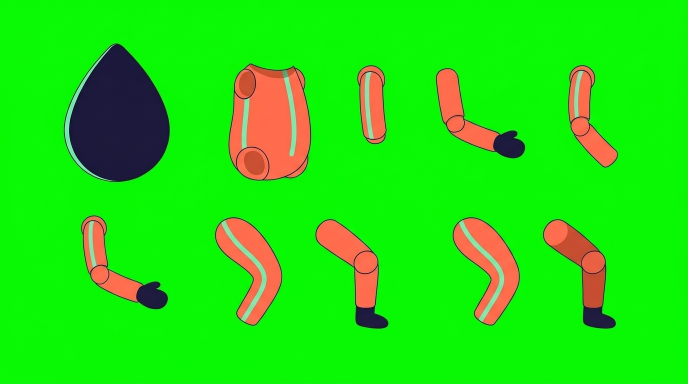
#> input picture dada-dor/assets/rig/gotinha-partes.png, 1376 x 768 px, found by its file name (shown at 1/2 size)
$ python rig_fatiar.py
#> lines starting #> are read from the running program, lines starting #| are printed output that depends on the picture; after the words box and inside, x2 and y2 are one past the last pixel; in counts of white or black regions, pixels touching at a corner belong together
"""Fase 1 do rig: tira o verde chroma da folha de partes e detecta cada peça (componente conexo).

Uso: .venv/bin/python scripts/rig_fatiar.py analisar
Gera exportacao/rig/00_pecas.png (peças numeradas) e exportacao/rig/pecas.json (bbox de cada uma).
"""
import json
import os
import sys

import numpy as np
from PIL import Image, ImageDraw, ImageFont
from scipy import ndimage

FOLHA = "assets/rig/gotinha-partes.png"
OUT = "exportacao/rig"
VERDE = np.array([0, 255, 0], dtype=np.float32)


def sem_verde():
    """Chroma key: 'verdice' = quanto o G passa de R e B. Alfa suave numa faixa de 1 px e despill."""
    rgb = np.asarray(Image.open(FOLHA).convert("RGB")).astype(np.float32)
    r, g, b = rgb[..., 0], rgb[..., 1], rgb[..., 2]
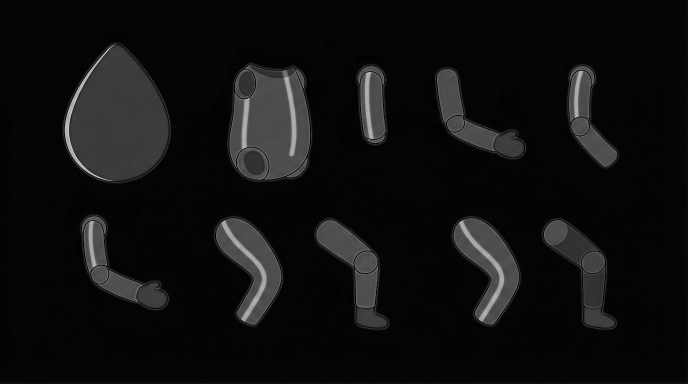
#> b: shape (768, 1376) float32 (shown at 1/2 size); min 0, max 226, mean 15.8
    verdice = g - np.maximum(r, b)
    fundo = verdice > 90                                   # verde chapado
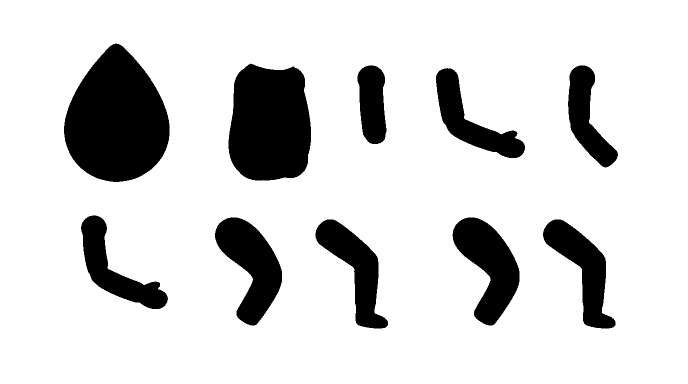
#> fundo: shape (768, 1376) bool (shown at 1/2 size); 84.1% white; 10 black regions, largest, box (x1, y1, x2, y2) and area: (128, 87, 339, 364) 41473, (457, 127, 622, 361) 32758, (430, 435, 564, 651) 15271
    alfa = np.clip((90 - verdice) / 60, 0, 1)             # transição
    alfa[fundo] = 0
    # a borda suave fica restrita a 1 px em volta do fundo
    borda = ndimage.binary_dilation(fundo, iterations=1) & ~fundo
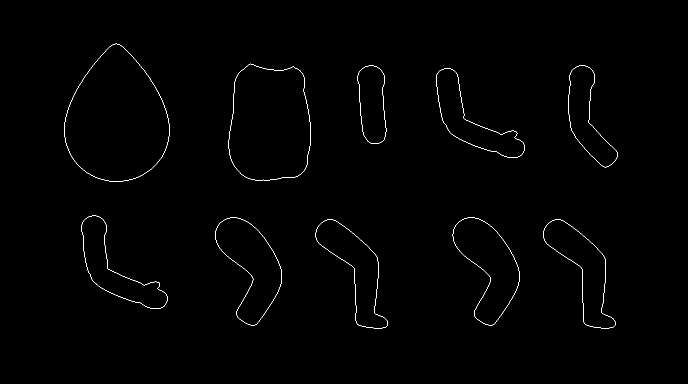
#> borda: shape (768, 1376) bool (shown at 1/2 size); 0.5% white in thin lines or dots, all inside (x1, y1, x2, y2) = (128, 87, 1236, 657)
    alfa = np.where(borda, alfa, np.where(fundo, 0, 1.0))
    # despill: tira o verde que vazou na borda (G não passa do maior entre R e B)
    g2 = np.where(borda, np.minimum(g, np.maximum(r, b)), g)
    rgba = np.dstack([r, g2, b, alfa * 255]).astype(np.uint8)
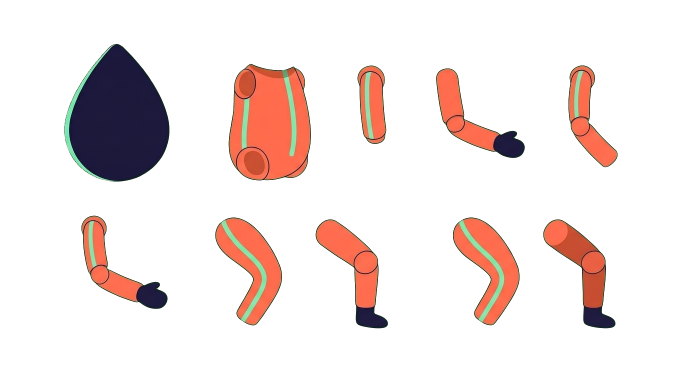
#> rgba: shape (768, 1376, 4) (shown at 1/2 size); mean of channels 0, 1, 2, 3 33.8, 222.8, 15.8, 40; transparent parts drawn white
    return rgba


def componentes(rgba, area_min=400):
#> called with area_min = 400
    rot, n = ndimage.label(rgba[..., 3] > 128)
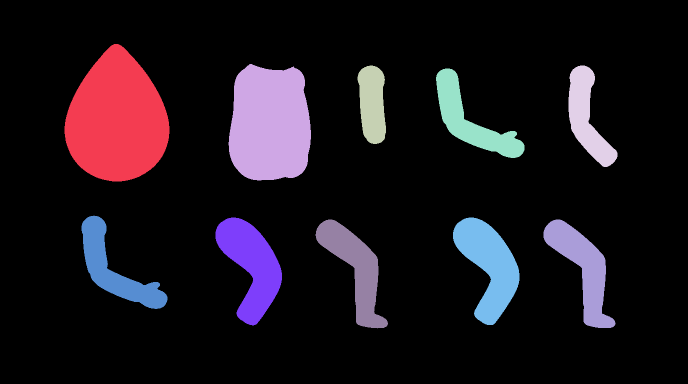
#> rot: shape (768, 1376) int32 (shown at 1/2 size); 11 distinct labels, from 0 to 10; one colour per label, 0 black
#> n = 10
    pecas = []
    for k, sl in enumerate(ndimage.find_objects(rot), 1):
        area = int((rot[sl] == k).sum())
        if area >= area_min:
            pecas.append({"rotulo": k, "x": sl[1].start, "y": sl[0].start, "w": sl[1].stop - sl[1].start, "h": sl[0].stop - sl[0].start, "area": area})
#> this loop made 10 passes
#> area on passes 1 to 10: 40985, 32482, 7046, 9072, 10772, 10838, 15012, 14996, 12245, 12188
#> after the loop, pecas = 10 items
    # ordem de leitura: fileira (y) e depois x
    pecas.sort(key=lambda p: (p["y"] > 380, p["x"]))
    for i, p in enumerate(pecas):
        p["id"] = i
#> this loop made 10 passes
    return rot, pecas


if __name__ == "__main__":
    os.makedirs(OUT, exist_ok=True)
    rgba = sem_verde()
    rot, pecas = componentes(rgba)
#> pecas = 10 items
    np.save(os.path.join(OUT, "_rotulos.npy"), rot)
    Image.fromarray(rgba, "RGBA").save(os.path.join(OUT, "_sem_verde.png"))
    json.dump(pecas, open(os.path.join(OUT, "pecas.json"), "w"), indent=1)
    base = Image.new("RGBA", (rgba.shape[1], rgba.shape[0]), (40, 34, 70, 255))
    base.alpha_composite(Image.fromarray(rgba, "RGBA"))
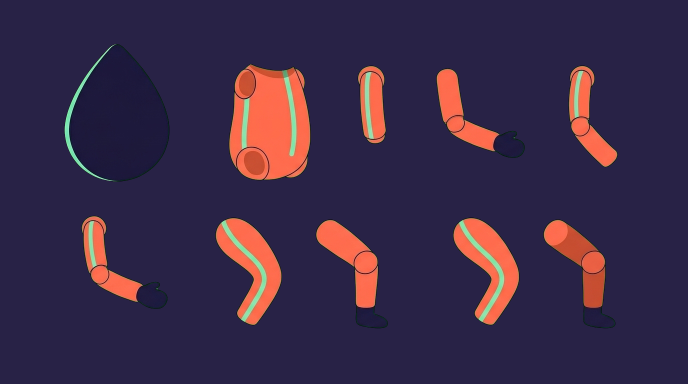
#> base: PIL image 1376x768 RGBA (shown at 1/2 size); mean R, G, B, A 59.2, 42.6, 70.8, 255
    d = ImageDraw.Draw(base)
    fonte = ImageFont.truetype("/usr/share/fonts/truetype/dejavu/DejaVuSans-Bold.ttf", 28)
    for p in pecas:
        d.rectangle([p["x"], p["y"], p["x"] + p["w"], p["y"] + p["h"]], outline=(63, 224, 176, 255), width=2)
        d.text((p["x"] + 4, p["y"] - 32), str(p["id"]), fill=(255, 201, 74, 255), font=fonte)
    base.convert("RGB").save(os.path.join(OUT, "00_pecas.png"))
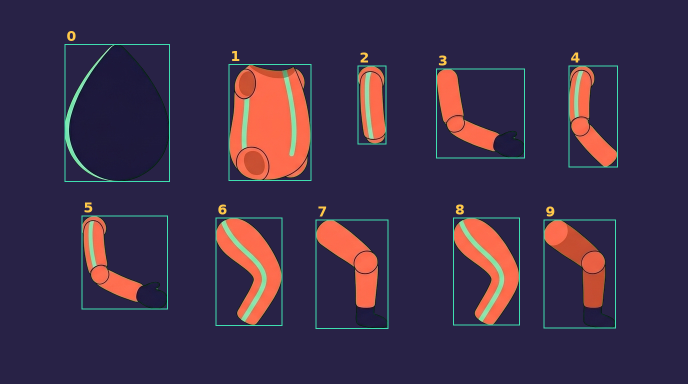
#> saved as 00_pecas.png: PIL image 1376x768 RGB (shown at 1/2 size); mean R, G, B 59.9, 45.4, 72.3
    for p in pecas:
        print(p)
